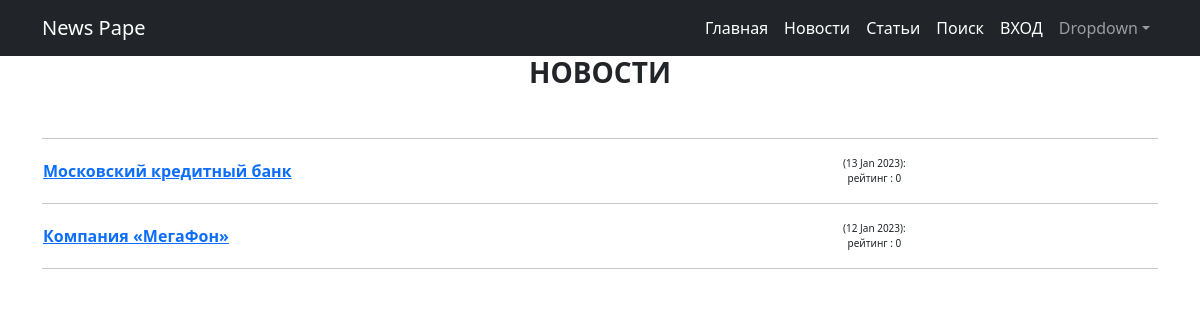
The page /news/ on the database as committed earlier.
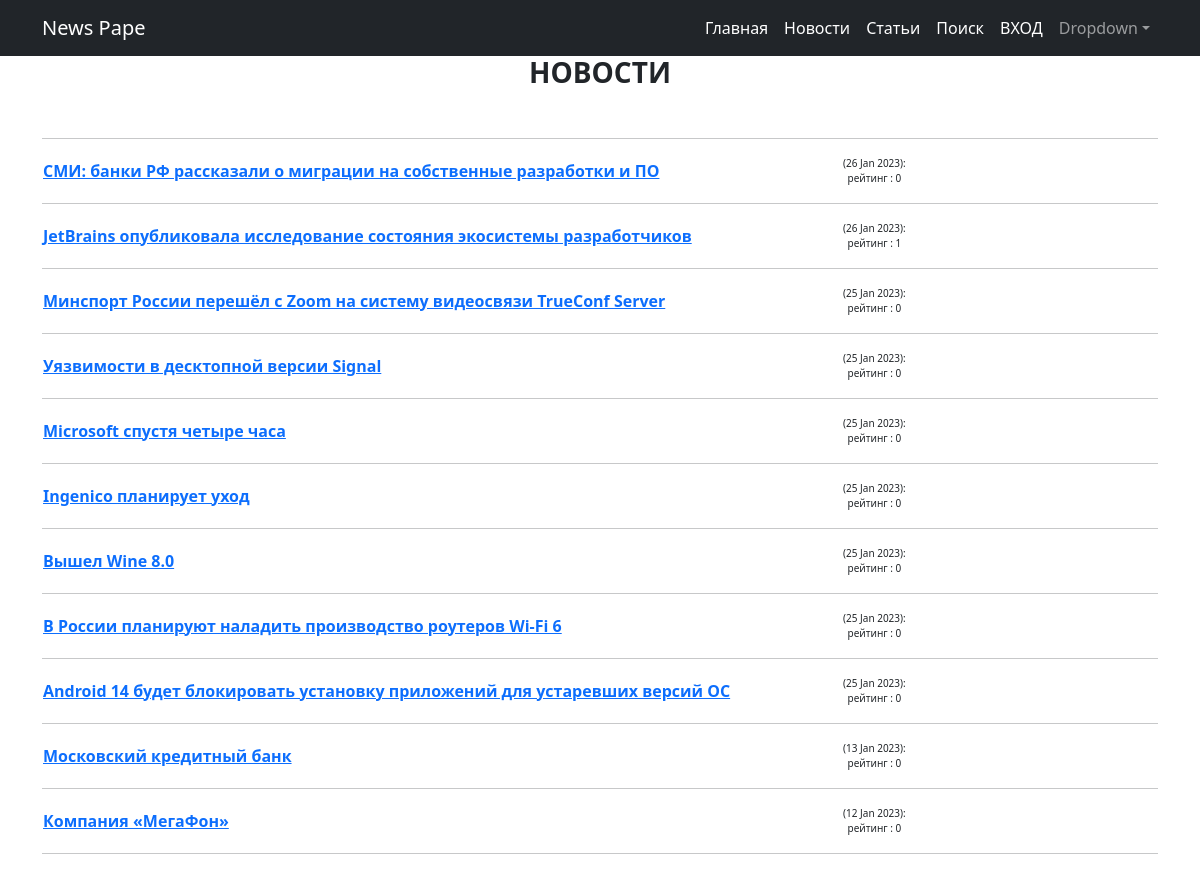
The same page on the database as committed later.
### news/models.py (models this page shows, shortened)
class Post(models.Model):
    author = models.ForeignKey(Author, on_delete=models.CASCADE)
    NEWS = 'nw'
    ARTICLE = 'ar'
    CATEGORY_CHOICES = ((NEWS, 'Новость'), (ARTICLE, 'Статья'))
    categoryType = models.CharField(max_length=2, choices=CATEGORY_CHOICES, default=NEWS)
    dateCreation = models.DateTimeField(auto_now_add=True)
    postCategory = models.ManyToManyField(Category, through='PostCategory')
    title = models.CharField(max_length=128)
    text = models.TextField()
    rating = models.SmallIntegerField(default=0)

### news/views.py (the view)
# urls.py: path('news/', Posts.as_view(), name='post_list'),
class Posts(ListView):
    queryset = Post.objects.filter(categoryType='nw')
    ordering = '-dateCreation'
    context_object_name = 'Posts'
    template_name = 'news/post.html'

### news/templates/news/post.html (shortened to what this page needs)
{% extends 'flatpages/default.html' %}
{% block content %}
<h3><strong>НОВОСТИ</strong> </h3>
<br>
<hr>
{% for post in Posts %}
<table>
     <tr>
     <td width="800"  align="left" style="font-size:16px"><strong><a href="/news/{{ post.pk }}">{{ post.title }}</a></strong></td>
     <td style="font-size:10px">({{ post.dateCreation|date:'d M Y' }}):<br>
     рейтинг : {% if post.rating != 0 %}{{ post.rating }}{% else %}0{% endif %} </td>
     <td>
     </tr>
</table>
<hr>
{% endfor %}
{% endblock content %}

Rows that differ between the two databases and show on the page:
added Post: title "СМИ: банки РФ рассказали о миграции на собственные разработки и ПО", dateCreation "26 Jan 2023", rating "0"
added Post: title "JetBrains опубликовала исследование состояния экосистемы разработчиков", dateCreation "26 Jan 2023", rating "1"
added Post: title "Минспорт России перешёл с Zoom на систему видеосвязи TrueConf Server", dateCreation "25 Jan 2023", rating "0"
added Post: title "Уязвимости в десктопной версии Signal", dateCreation "25 Jan 2023", rating "0"
added Post: title "Microsoft спустя четыре часа", dateCreation "25 Jan 2023", rating "0"
added Post: title "Ingenico планирует уход", dateCreation "25 Jan 2023", rating "0"
added Post: title "Вышел Wine 8.0", dateCreation "25 Jan 2023", rating "0"
added Post: title "В России планируют наладить производство роутеров Wi-Fi 6", dateCreation "25 Jan 2023", rating "0"
added Post: title "Android 14 будет блокировать установку приложений для устаревших версий ОС", dateCreation "25 Jan 2023", rating "0"
